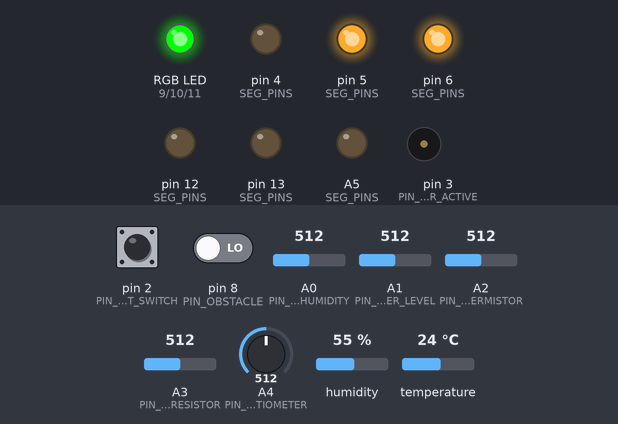
A sketch run on a simulated Arduino Uno, built with avr-gcc and run on an emulated ATmega328P. On the bench: an RGB LED mixed from three pins (HIGH = lit), output pins drawn as LEDs (lit = HIGH), buzzer (waves = sounding). Dashed ring = blinking. Inputs (shaded band) come from the test bench; at power-on: pin 2 (PIN_TILT_SWITCH) HIGH, temperature 24 °C, A4 (PIN_POTENTIOMETER) = 512, A1 (PIN_WATER_LEVEL) = 512, A2 (PIN_THERMISTOR) = 512, pin 8 (PIN_OBSTACLE) LOW, A0 (PIN_SOIL_HUMIDITY) = 512, A3 (PIN_PHOTORESISTOR) = 512, humidity 55 %. Dim RGB values are drawn brighter than linear; what the sketch prints to the serial monitor is not drawn.

Above: at 4.1 s.
4.2 s: pin 2 (PIN_TILT_SWITCH) pulled LOW for 2.35 s
At 4.42 s:
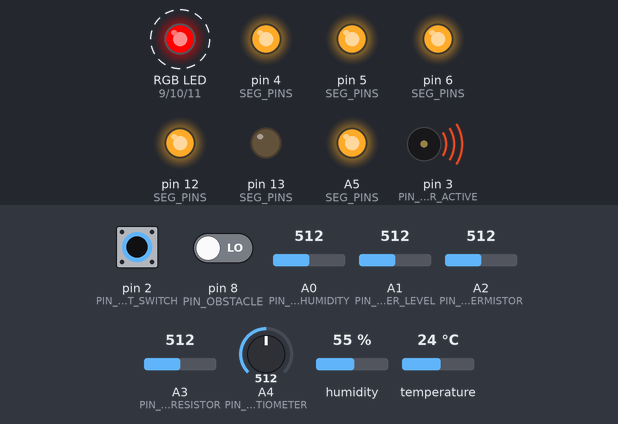
8.0 s: temperature set to 12 °C
At 14.41 s:
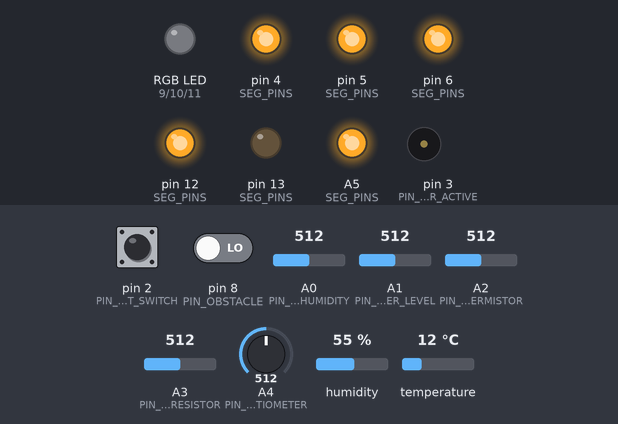
14.5 s: A4 (PIN_POTENTIOMETER) set to 306
At 20.85 s:
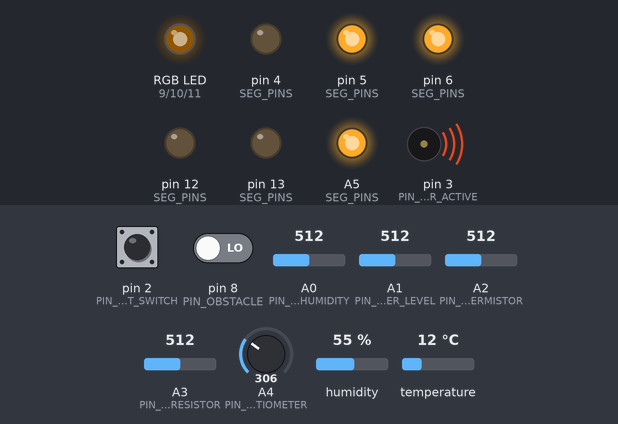
21.0 s: A1 (PIN_WATER_LEVEL) set to 50
At 23.8 s:
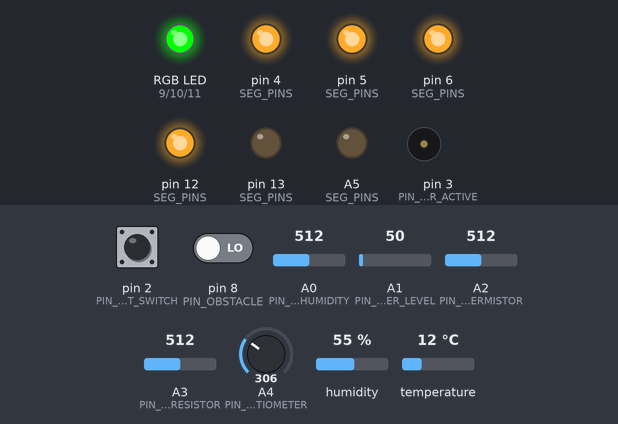
24.1 s: A2 (PIN_THERMISTOR) set to 422
30.6 s: A2 (PIN_THERMISTOR) set to 400
Timing chart, 0 to 33.6 s (numbered marks = the images above; inputs shaded):
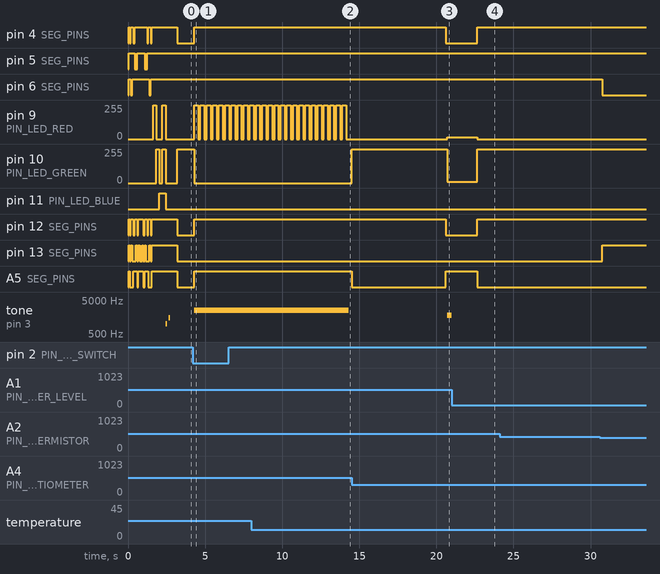

Measured:
- after the input at 4.2 s, pin 4 (SEG_PINS): LOW → HIGH after 0.10 s instead of 1.0 s; pin 6 (SEG_PINS): stays HIGH (without the input it goes to LOW after 1.0 s)
- after the input at 14.5 s, pin 5 (SEG_PINS): stays HIGH (without the input it goes to LOW after 4.1 s); pin 9 (PIN_LED_RED): 0/255 → 15/255 after 6.2 s instead of 2.1 s
- after the input at 21.0 s, pin 4 (SEG_PINS), pin 12 (SEG_PINS): LOW → HIGH after 1.6 s; pin 9 (PIN_LED_RED): 15/255 → 0/255 after 1.6 s; pin 10 (PIN_LED_GREEN): 9/255 → 255/255 after 1.6 s; A5 (SEG_PINS): HIGH → LOW after 1.6 s; tone on pin 3 (PIN_BUZZER_ACTIVE): goes on until 21.0 s, then stays silent
- after the input at 24.1 s, every drawn part: stays the same

The sketch:

GeoSense_Africa.ino
```cpp
// ============================================================
//  GEO-SENSE AFRICA — FINAL OPTIMIZED & DEBUG VERSION (v1.2)
//  Hardware: LAFVIN R3 (Arduino Uno compatible)
//
//  How to test:
//  1. Open Serial Monitor (9600 baud) BEFORE uploading
//  2. Upload this code
//  3. Watch the Serial Monitor — it will tell you exactly what is happening
//  4. Tilt the switch only when you want a landslide alert
//
//  Dependencies: DHT sensor library by Adafruit
// ============================================================

#include <DHT.h>

// ── PIN DEFINITIONS ─────────────────────────────────────────
#define PIN_SOIL_HUMIDITY   A0
#define PIN_WATER_LEVEL     A1
#define PIN_THERMISTOR      A2
#define PIN_PHOTORESISTOR   A3
#define PIN_POTENTIOMETER   A4

#define PIN_DHT11           7
#define PIN_OBSTACLE        8
#define PIN_TILT_SWITCH     2     // INT0

#define PIN_BUZZER_ACTIVE   3
#define PIN_LED_RED         9
#define PIN_LED_GREEN       10
#define PIN_LED_BLUE        11

// 7-Segment (common cathode, G segment not connected)
#define SEG_A  4
#define SEG_B  5
#define SEG_C  6
#define SEG_D  12
#define SEG_E  13
#define SEG_F  A5

// ── CONSTANTS ───────────────────────────────────────────────
#define DHT_TYPE            DHT11
#define SAMPLE_INTERVAL_MS  2000      // Fast enough for real-time feel
#define EMA_ALPHA           0.3f
#define HYSTERESIS_COUNT    3
#define THERMISTOR_NOMINAL  10000
#define SERIES_RESISTOR     10000
#define BCOEFFICIENT        3950
#define TEMP_NOMINAL        25

#define RISK_GREEN_MAX      3
#define RISK_AMBER_MAX      6
#define RISK_RED_MIN        7

#define W_SOIL              0.30f
#define W_WATER             0.35f
#define W_TILT              0.25f
#define W_TEMP              0.10f

#define FREQ_LANDSLIDE      2500
#define FREQ_FLOOD          1800
#define FREQ_DROUGHT        800

// ── GLOBALS ─────────────────────────────────────────────────
DHT dht(PIN_DHT11, DHT_TYPE);

float ema_soil  = 0.0f;
float ema_water = 0.0f;
float ema_tilt  = 0.0f;
float ema_temp  = 0.0f;

int   alert_count = 0;
volatile bool tilt_triggered = false;
volatile unsigned long last_tilt_time = 0;   // For debounce

unsigned long last_sample_ms = 0;

// ── 7-SEGMENT LOOKUP TABLE ───────────────────────────────
const byte SEG_DIGITS[10] = {
  0b111111, // 0
  0b011000, // 1
  0b110110, // 2
  0b111100, // 3
  0b011001, // 4
  0b101101, // 5
  0b101111, // 6
  0b111000, // 7
  0b111111, // 8
  0b111101  // 9
};

const int SEG_PINS[6] = {SEG_A, SEG_B, SEG_C, SEG_D, SEG_E, SEG_F};

// ── INTERRUPT SERVICE ROUTINE (with debounce) ─────────────
void LANDSLIDE_ISR() {
  unsigned long current = millis();
  if (current - last_tilt_time > 100) {        // 100ms debounce
    tilt_triggered = true;
    last_tilt_time = current;
  }
}

// ── SETUP ─────────────────────────────────────────────────
void setup() {
  Serial.begin(9600);
  Serial.println(F("=== GEO-SENSE AFRICA FINAL v1.2 ==="));
  Serial.println(F("Serial debug ENABLED - watch this window!"));
  Serial.println(F("Initialising..."));

  dht.begin();

  pinMode(PIN_OBSTACLE, INPUT);
  pinMode(PIN_TILT_SWITCH, INPUT_PULLUP);
  attachInterrupt(digitalPinToInterrupt(PIN_TILT_SWITCH), LANDSLIDE_ISR, FALLING);

  pinMode(PIN_BUZZER_ACTIVE, OUTPUT);
  pinMode(PIN_LED_RED, OUTPUT);
  pinMode(PIN_LED_GREEN, OUTPUT);
  pinMode(PIN_LED_BLUE, OUTPUT);

  for (int i = 0; i < 6; i++) {
    pinMode(SEG_PINS[i], OUTPUT);
    digitalWrite(SEG_PINS[i], LOW);
  }

  // Boot animation
  for (int d = 0; d <= 9; d++) { displayDigit(d); delay(80); }
  for (int d = 9; d >= 0; d--) { displayDigit(d); delay(80); }

  setRGB(255,0,0);   delay(200);
  setRGB(0,255,0);   delay(200);
  setRGB(0,0,255);   delay(200);
  setRGB(255,255,255); delay(200);
  setRGB(0,0,0);

  tone(PIN_BUZZER_ACTIVE, 1000, 100); delay(200);
  tone(PIN_BUZZER_ACTIVE, 1500, 100); delay(300);
  noTone(PIN_BUZZER_ACTIVE);

  displayDigit(0);
  Serial.println(F("SYSTEM READY - Monitoring started"));
  Serial.println(F("--------------------------------------------------"));
}

// ── MAIN LOOP ─────────────────────────────────────────────
void loop() {
  // ── FULL SERIAL DEBUG AT START OF EVERY CYCLE ─────────
  Serial.println(F("=== LOOP CYCLE START ==="));
  Serial.print(F("tilt_triggered flag: ")); Serial.println(tilt_triggered ? F("YES") : F("NO"));

  // ── PRIORITY 1: LANDSLIDE ALERT ───────────────────────
  if (tilt_triggered) {
    Serial.println(F("!!! LANDSLIDE INTERRUPT DETECTED !!!"));
    triggerLandslideAlert();
    tilt_triggered = false;
    alert_count = 0;
    Serial.println(F("Landslide alert finished - returning to normal loop"));
    return;
  }

  // ── TIMED SENSOR SAMPLING ─────────────────────────────
  unsigned long now = millis();
  if (now - last_sample_ms < SAMPLE_INTERVAL_MS) return;
  last_sample_ms = now;

  // ── READ ALL SENSORS ──────────────────────────────────
  int raw_soil = analogRead(PIN_SOIL_HUMIDITY);
  float soil_pct = map(raw_soil, 1023, 300, 0, 100);
  soil_pct = constrain(soil_pct, 0, 100);

  int raw_water = analogRead(PIN_WATER_LEVEL);
  float water_pct = map(raw_water, 0, 700, 0, 100);
  water_pct = constrain(water_pct, 0, 100);

  bool obstacle_detected = (digitalRead(PIN_OBSTACLE) == LOW);
  if (obstacle_detected) water_pct = min(100.0f, water_pct + 15.0f);

  float air_temp = dht.readTemperature();
  float air_humidity = dht.readHumidity();
  if (isnan(air_temp)) air_temp = 28.0f;
  if (isnan(air_humidity)) air_humidity = 60.0f;

  int raw_therm = analogRead(PIN_THERMISTOR);
  float resistance = SERIES_RESISTOR * ((1023.0f / raw_therm) - 1.0f);
  float steinhart = log(resistance / THERMISTOR_NOMINAL);
  steinhart /= BCOEFFICIENT;
  steinhart += 1.0f / (TEMP_NOMINAL + 273.15f);
  float soil_temp = (1.0f / steinhart) - 273.15f;
  if (soil_temp < -20 || soil_temp > 80) soil_temp = 25.0f;

  float temp_delta = fabs(air_temp - soil_temp);
  float temp_pct = constrain(map((int)temp_delta, 0, 15, 0, 100), 0, 100);

  int raw_pot = analogRead(PIN_POTENTIOMETER);
  float sensitivity = map(raw_pot, 0, 1023, 50, 200) / 100.0f;

  bool current_tilt = (digitalRead(PIN_TILT_SWITCH) == LOW);
  float tilt_pct = current_tilt ? 100.0f : 0.0f;

  int raw_photo = analogRead(PIN_PHOTORESISTOR);
  float solar_pct = map(raw_photo, 0, 1023, 0, 100);

  // ── EMA FILTERING ─────────────────────────────────────
  ema_soil  = EMA_ALPHA * soil_pct  + (1.0f - EMA_ALPHA) * ema_soil;
  ema_water = EMA_ALPHA * water_pct + (1.0f - EMA_ALPHA) * ema_water;
  ema_tilt  = EMA_ALPHA * tilt_pct  + (1.0f - EMA_ALPHA) * ema_tilt;
  ema_temp  = EMA_ALPHA * temp_pct  + (1.0f - EMA_ALPHA) * ema_temp;

  // ── RISK CALCULATION ──────────────────────────────────
  float weighted = (ema_soil * W_SOIL) + (ema_water * W_WATER) +
                   (ema_tilt * W_TILT) + (ema_temp * W_TEMP);
  weighted = weighted * sensitivity;
  weighted = constrain(weighted, 0.0f, 100.0f);

  int risk_index = (int)map((int)weighted, 0, 100, 0, 9);

  // ── SERIAL DATA DUMP ──────────────────────────────────
  Serial.print(F("Soil Moisture: ")); Serial.print(ema_soil, 1); Serial.println(F("% (0=dry,100=wet)"));
  Serial.print(F("Water Level:   ")); Serial.print(ema_water, 1); Serial.println(F("%"));
  Serial.print(F("Tilt:          ")); Serial.println(current_tilt ? F("TILTED") : F("stable"));
  Serial.print(F("Temp Delta:    ")); Serial.print(temp_delta, 1); Serial.println(F("°C"));
  Serial.print(F("Sensitivity:   ")); Serial.print(sensitivity, 2); Serial.println(F("x"));
  Serial.print(F("WEIGHTED RISK: ")); Serial.print(weighted, 1); Serial.print(F("/100  →  INDEX: "));
  Serial.println(risk_index);

  // ── DISPLAY RISK ──────────────────────────────────────
  displayDigit(risk_index);

  // ── HYSTERESIS & HAZARD TYPE ──────────────────────────
  if (risk_index >= RISK_RED_MIN) alert_count++;
  else alert_count = max(0, alert_count - 1);

  bool flood_dominant   = (ema_water > ema_soil && ema_water > 60);
  bool drought_dominant = (ema_soil < 30.0f && ema_water < 30.0f);

  // ── OUTPUTS ───────────────────────────────────────────
  if (risk_index <= RISK_GREEN_MAX) {
    setRGB(0, 255, 0);
    noTone(PIN_BUZZER_ACTIVE);
    Serial.println(F("STATUS: NOMINAL ✓"));
  }
  else if (risk_index <= RISK_AMBER_MAX) {
    pulseAmber();
    if (drought_dominant) {
      tone(PIN_BUZZER_ACTIVE, FREQ_DROUGHT, 200);
      delay(200);
      noTone(PIN_BUZZER_ACTIVE);
    } else if (flood_dominant) {
      tone(PIN_BUZZER_ACTIVE, FREQ_FLOOD, 300);
      delay(300);
      noTone(PIN_BUZZER_ACTIVE);
    }
    Serial.println(F("STATUS: WARNING ⚠"));
  }
  else {
    if (alert_count >= HYSTERESIS_COUNT) {
      triggerCriticalAlert(flood_dominant, drought_dominant);
      Serial.println(F("STATUS: CRITICAL ALERT !!!"));
    } else {
      setRGB(255, 50, 0);
      Serial.print(F("STATUS: PRE-ALERT (count="));
      Serial.print(alert_count);
      Serial.println(F(")"));
    }
  }

  if (drought_dominant) {
    Serial.print(F("DROUGHT WARNING: Wilting risk = "));
    Serial.print(100.0f - ema_soil, 1);
    Serial.println(F("%"));
  }

  Serial.println(F("=== LOOP CYCLE END ===\n"));
}

// ── ALERT FUNCTIONS ───────────────────────────────────────
void triggerLandslideAlert() {
  Serial.println(F("!!! LANDSLIDE ALERT ACTIVE !!!"));
  displayDigit(9);

  for (int i = 0; i < 25; i++) {
    tone(PIN_BUZZER_ACTIVE, FREQ_LANDSLIDE);
    setRGB(255, 0, 0);
    delay(250);
    setRGB(0, 0, 0);
    delay(150);
  }
  noTone(PIN_BUZZER_ACTIVE);
  setRGB(0, 0, 0);
  displayDigit(9);
}

void triggerCriticalAlert(bool flood, bool drought) {
  noTone(PIN_BUZZER_ACTIVE);   // safety
  if (flood) {
    setRGB(0, 0, 255);
    tone(PIN_BUZZER_ACTIVE, FREQ_FLOOD, 500);
    delay(500);
    setRGB(0, 80, 180);
    delay(300);
  } else {
    setRGB(255, 0, 0);
    tone(PIN_BUZZER_ACTIVE, FREQ_LANDSLIDE, 300);
    delay(300);
    setRGB(0, 0, 0);
    delay(150);
    setRGB(255, 0, 0);
    delay(300);
  }
  noTone(PIN_BUZZER_ACTIVE);
}

void pulseAmber() {
  for (int b = 0; b <= 255; b += 20) {
    setRGB(b, (int)(b * 0.65f), 0);
    delay(4);
  }
  for (int b = 255; b >= 0; b -= 20) {
    setRGB(b, (int)(b * 0.65f), 0);
    delay(4);
  }
}

// ── HELPERS ───────────────────────────────────────────────
void setRGB(int r, int g, int b) {
  analogWrite(PIN_LED_RED,   r);
  analogWrite(PIN_LED_GREEN, g);
  analogWrite(PIN_LED_BLUE,  b);
}

void displayDigit(int d) {
  if (d < 0 || d > 9) d = 0;
  byte pattern = SEG_DIGITS[d];
  for (int i = 0; i < 6; i++) {
    digitalWrite(SEG_PINS[i], (pattern >> (5 - i)) & 0x01);
  }
}

// ── END OF FILE ───────────────────────────────────────────
// GEO-SENSE AFRICA v1.2 — FINAL VERSION
// Open Serial Monitor (9600) to see exactly what the board is doing.
```
